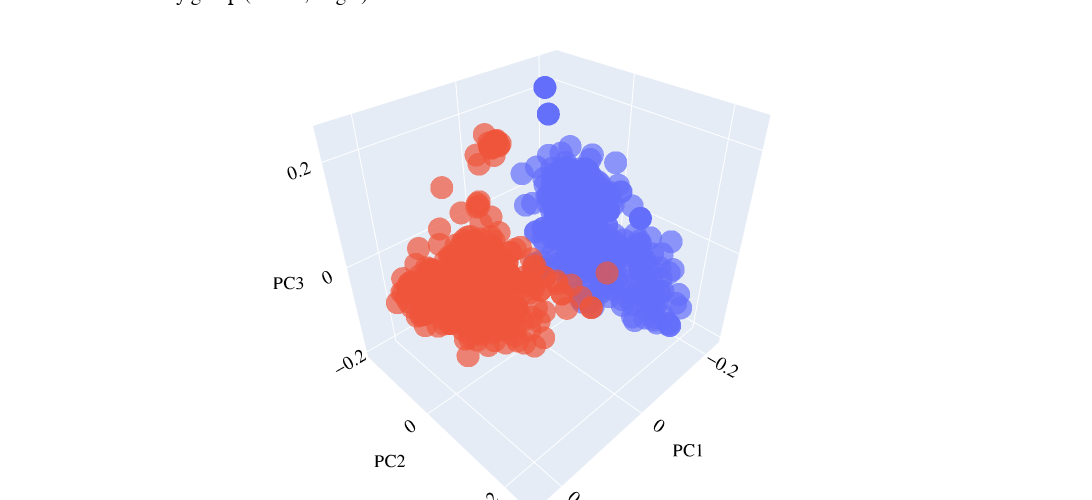

Source (notebook cell):
### Code cell
plot_pca(pcs=stacked_pcs, colors=color_by_group, names=group_names, title='PCA colored by group (source, target)')

### Figure 1 — Plotly figure (JSON) as saved in the notebook; plotly's stock layout.template omitted (floating-point values rounded to 4 significant figures; data arrays with more than 128 entries replaced by an {"elided": "..."} marker saying what was removed)
{"data": [{"hovertemplate": "<b>%{hovertext}</b><br><br>color=source<br>PC1=%{x}<br>PC2=%{y}<br>PC3=%{z}<extra></extra>", "hovertext": {"elided": "428 str values"}, "legendgroup": "source", "marker": {"color": "#636efa", "opacity": 0.7, "symbol": "circle"}, "mode": "markers", "name": "source", "scene": "scene", "showlegend": true, "type": "scatter3d", "x": {"elided": "428 float values"}, "y": {"elided": "428 float values"}, "z": {"elided": "428 float values"}}, {"hovertemplate": "<b>%{hovertext}</b><br><br>color=target<br>PC1=%{x}<br>PC2=%{y}<br>PC3=%{z}<extra></extra>", "hovertext": {"elided": "428 str values"}, "legendgroup": "target", "marker": {"color": "#EF553B", "opacity": 0.7, "symbol": "circle"}, "mode": "markers", "name": "target", "scene": "scene", "showlegend": true, "type": "scatter3d", "x": {"elided": "428 float values"}, "y": {"elided": "428 float values"}, "z": {"elided": "428 float values"}}], "layout": {"font": {"color": "Black", "family": "Sans-serif", "size": 15}, "height": 500, "legend": {"title": {"text": "color"}, "tracegroupgap": 0}, "margin": {"b": 0, "l": 0, "r": 0, "t": 0}, "scene": {"domain": {"x": [0, 1], "y": [0, 1]}, "xaxis": {"title": {"text": "PC1"}}, "yaxis": {"title": {"text": "PC2"}}, "zaxis": {"title": {"text": "PC3"}}}, "showlegend": false, "title": {"text": "PCA colored by group (source, target)"}, "width": 1200}}
